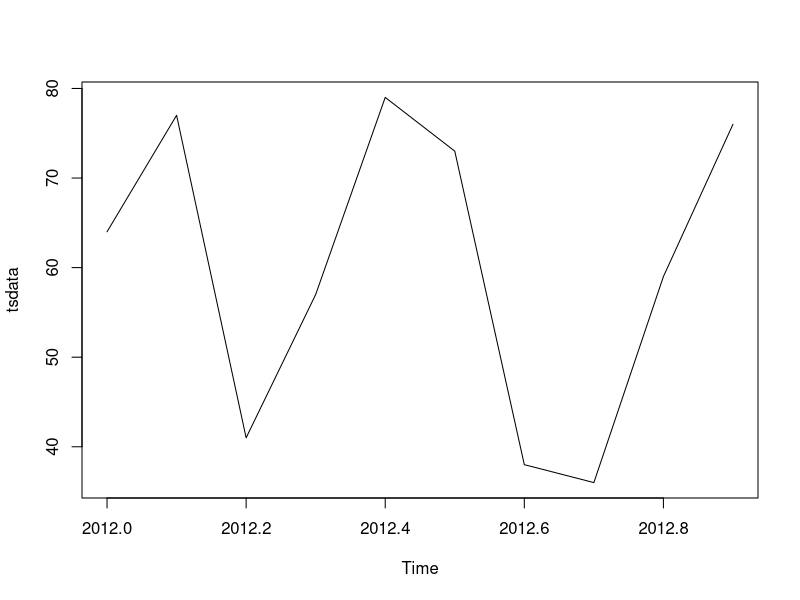
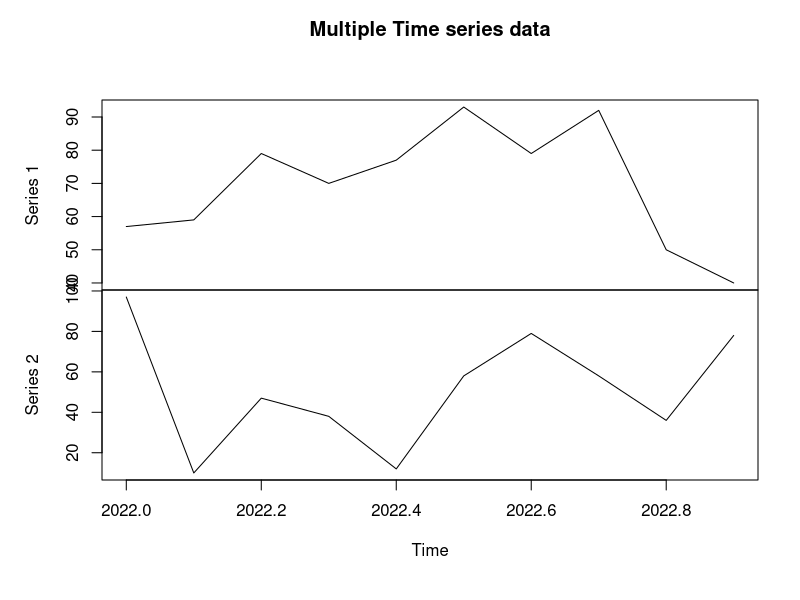

Here is the R script that generated these plots, in order:
data=c(sample(10:100,replace = TRUE,size = 10))
x=c(seq(1:10))
tsdata=ts(data,start = c(2012,1),frequency = 10)
plot(tsdata)

td1=c(sample(10:100,replace = TRUE,size = 10))
td2=c(sample(10:100,replace = TRUE,size=10))

# Converting the data into a matrix
td=matrix(c(td1,td2),nrow=10)
tsdata=ts(td,start=c(2022,1),frequency = 10)
plot(tsdata,main="Multiple Time series data")

